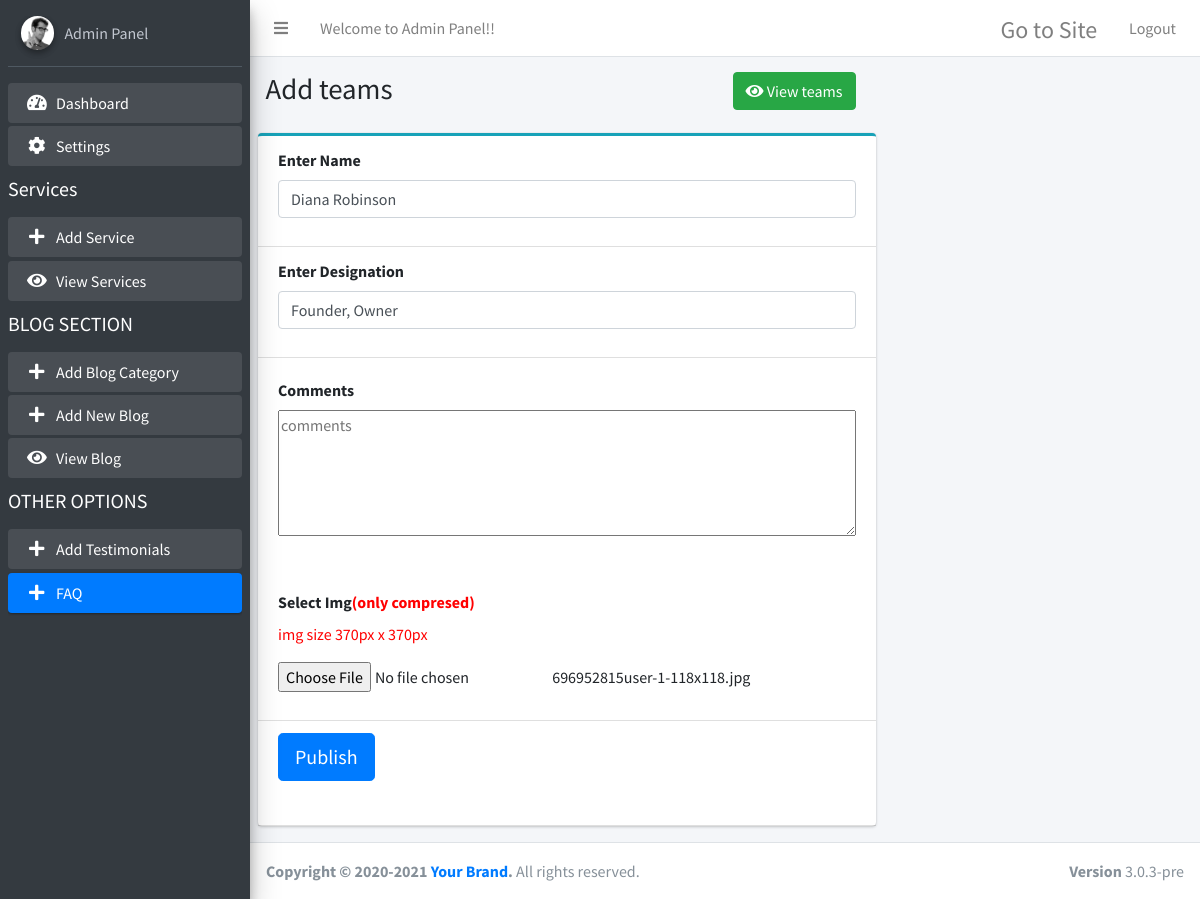
/admin/add-teams.php?edit=4 (signed in), run on the app's committed database.
### tables this page shows
CREATE TABLE `teams` (
  `id` int(100) NOT NULL,
  `title` varchar(1000) DEFAULT NULL,
  `designation` varchar(255) DEFAULT NULL,
  `descrip` varchar(10000) DEFAULT NULL,
  `img` varchar(100) DEFAULT NULL,
  `url` varchar(255) DEFAULT NULL,
  `date` varchar(100) DEFAULT NULL,
  `status` varchar(10) DEFAULT NULL
);

### admin/add-teams.php (the view, shortened to what this page needs)
<?php
include 'conn.php';
?>
<!DOCTYPE html>
<html>
<head>
  <link rel="stylesheet" href="plugins/fontawesome-free/css/all.min.css">
  <link rel="stylesheet" href="https://code.ionicframework.com/ionicons/2.0.1/css/ionicons.min.css">
  <link rel="stylesheet" href="dist/css/adminlte.min.css">
  <link rel="stylesheet" href="plugins/summernote/summernote-bs4.css">
</head>
<body class="hold-transition sidebar-mini">
<div class="wrapper">
   <?php include"topbar.php"; ?>
  <?php include"sidebar.php"; ?>
<?php
$edit = $_GET['edit'];
 $resultt = mysqli_query($con,"SELECT * FROM teams where id=".$edit."");
 $roww = mysqli_fetch_array($resultt);
?>
  <div class="content-wrapper">
    <section class="content-header">
      <div class="container-fluid">
        <div class="row mb-2">
          <div class="col-sm-6">
            <h1>Add teams</h1>
          </div>
           <div class="col-sm-6">
          <a href="view-teams.php" class="btn btn-success"><i class="fa fa-eye" aria-hidden="true"></i>  View teams</a>
          </div>
        </div>
      </div>
    </section>
    <section class="content">
      <div class="row">
        <div class="col-md-8">
		<form action="" method="post" enctype="multipart/form-data">
          <div class="card card-outline card-info">
			<div class="card-header">
             <div class="form-group">
                  <label>Enter Name</label>
                 <input name="title" value="<?php echo $roww["title"]; ?>" type="text" class="form-control" placeholder="Enter ...">
                </div>
            </div>
            <div class="card-header">
             <div class="form-group">
                  <label>Enter Designation</label>
                 <input name="designation" value="<?php echo $roww["designation"]; ?>" type="text" class="form-control" placeholder="Enter ...">
                </div>
            </div>
            <div class="card-body pad">
			<label>Comments</label>
              <div class="mb-3">
                <textarea name="comments" placeholder="comments" style="width: 100%;" rows="5" cols="23"><?php echo $roww["descrip"]; ?></textarea>
              </div>
            </div>
			<div class="card-header">
			<div class="form-group">
                    <label for="exampleInputFile">Select Img<span style="color:red;">(only compresed)</span></label>
					<p style="color:red;">img size 370px x 370px</p>
                        <input name="lis_img" type="file">
                     <?php echo $roww["img"]; ?>
                  </div>
			</div>
			<div class="card-header">
             <div class="form-group">
					<div class="row">
                    <div class="col-sm-6">
                      <div class="form-group">
				<button type="submit" name="publise" class="btn btn-primary btn-lg">Publish</button>
                      </div>
                    </div>
                  </div>
                </div>
            </div>
          </div>
		  </form>
        </div>
      </div>
    </section>
  </div>
   <?php include"footer.php"; ?>
</div>
</body>
</html>

### data on the page
teams: title "Diana Robinson", designation "Founder, Owner", img "696952815user-1-118x118.jpg"
